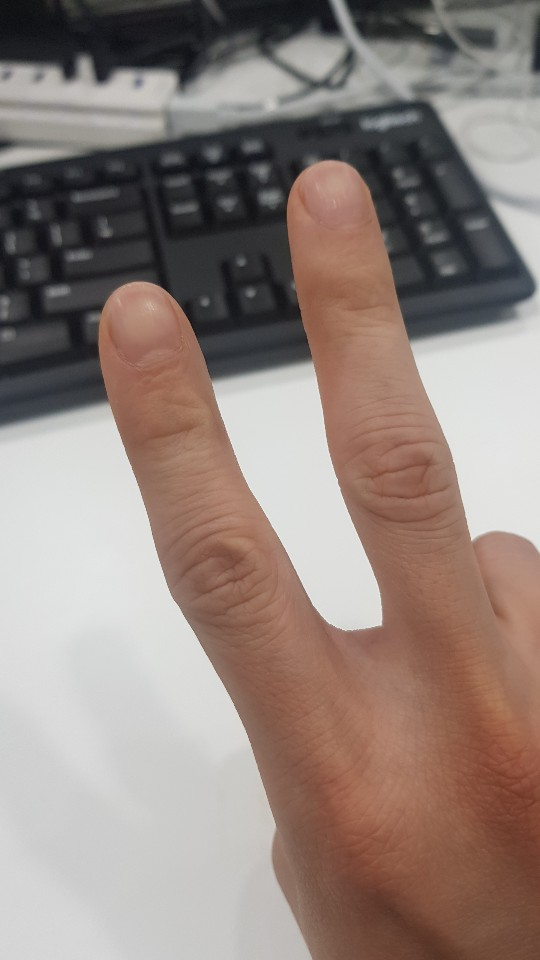
#> input picture sample/hand/0000.jpg, 540 x 960 px
$ python tps.py
#> lines starting #> are read from the running program, lines starting #| are printed output that depends on the picture; after the words box and inside, x2 and y2 are one past the last pixel; in counts of white or black regions, pixels touching at a corner belong together; pictures that were not available may be replaced by others from this repository, and a replacement may not be noted
import os
import cv2
import numpy as np

def overlapMask(output_fg):
    output_fg_mask = output_fg.copy()
    output_fg_mask[np.where((output_fg_mask != [0, 0, 0]).all(axis=2))] = (255, 255, 255)
    output_fg_mask = cv2.cvtColor(output_fg_mask, cv2.COLOR_BGR2GRAY)

    kernel = np.ones((5, 5), np.uint8)
    output_fg_mask = cv2.erode(output_fg_mask, kernel, iterations=1)
    output_fg = cv2.bitwise_and(output_fg, output_fg, mask=output_fg_mask)

    output_bg_mask = cv2.bitwise_not(output_fg_mask)
    output_bg = cv2.bitwise_and(hand, hand, mask=output_bg_mask)

    return output_fg + output_bg


idx = 0

hand = cv2.imread('sample/hand/0000.jpg', 1)
#> hand is the input picture: shape (960, 540, 3); mean B, G, R 124.7, 131.2, 146.2
nail_texture = cv2.imread('resource/designs/d_28.png', 1)
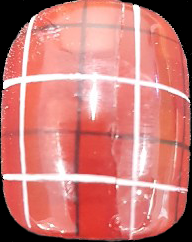
#> input picture resource/designs/d_28.png, 192 x 242 px
#> nail_texture is the input picture: shape (242, 192, 3); mean B, G, R 118, 122.8, 202.1

while 1:

    texture_dir = 'sample/textures'
    texture_names = os.listdir('sample/textures')


    texture = cv2.imread(os.path.join(texture_dir, texture_names[idx]), 1) # bgr


    height, width = texture.shape[:2]
#> height = 960; width = 540
    tps = cv2.createThinPlateSplineShapeTransformer()

    x = width - 1
#> x = 539
    x_middle = int(width/2)
#> x_middle = 270

    dx_middle = 20

    y = height - 1
#> y = 959
    y_middle = int(height/2)
#> y_middle = 480

    dx = 20
    dy = 60

    # sourceShape = np.array ([[0, 0],  [120, 0],  [135, 0], [150, 0], [270, 0],d
    #                          [0, 521], [120, 521],  [135, 521], [150, 521], [270, 521]], np. float32)
    #
    # targetShape = np.array ([[-30, -30],  [120, 0],  [135, 0], [150, 0],   [300, -30],
    #                         [-30, 551],  [120, 521], [135, 521], [150, 521],   [300, 551]], np. float32)

    sourceShape = np.array ([[0, 0], [x_middle-(dx_middle+50), 0], [x_middle-dx_middle, 0],  [x_middle, 0], [x_middle+dx_middle, 0], [x_middle+(dx_middle+50), 0], [x, 0],

                             [0, y_middle+30], [0, y_middle-30], [x, y_middle-30], [x, y_middle+30],

                             [0, y_middle + 100], [0, y_middle - 100], [x, y_middle - 100], [x, y_middle + 100],

                             # [0, y_middle + 150], [0, y_middle - 150], [x, y_middle - 150], [x, y_middle + 150],

                             [0, y], [x_middle-(dx_middle+50), y], [x_middle-dx_middle, y],  [x_middle, y], [x_middle+dx_middle, y], [x_middle+(dx_middle+50), y], [x, y]], np. float32)

    targetShape = np.array ([[0-dx, 0-dy], [x_middle-(dx_middle+50), -17],  [x_middle-dx_middle, 0],
                             [x_middle, 0],
                             [x_middle+dx_middle, 0],   [x_middle+(dx_middle+50), -17],  [x+dx, -dy],

                             [-3, y_middle + 30], [-3, y_middle - 30], [x+3, y_middle - 30], [x+3, y_middle + 30],
                             [-6, y_middle + 100], [-6, y_middle - 100], [x+6, y_middle - 100], [x+6, y_middle + 100],
                             # [-6, y_middle + 150], [-6, y_middle - 150], [x+6, y_middle - 150], [x+6, y_middle + 150],

                            [0-dx, y+dy],  [x_middle-(dx_middle+50), y+17],  [x_middle-dx_middle, y],
                             [x_middle, y],
                             [x_middle+dx_middle, y], [x_middle+(dx_middle+50), y+17],  [x+dx, y+dy]], np. float32)


    sourceShape = sourceShape.reshape(1, -1, 2)
    targetShape = targetShape.reshape(1, -1, 2)
    matches = list()
    for i in range(sourceShape.size):
        matches.append(cv2.DMatch (i,i,0))
#> after the loop, matches = 44 matches
    tps.estimateTransformation (sourceShape, targetShape, matches)
    tps.applyTransformation (sourceShape)
    out_img = tps.warpImage(texture)
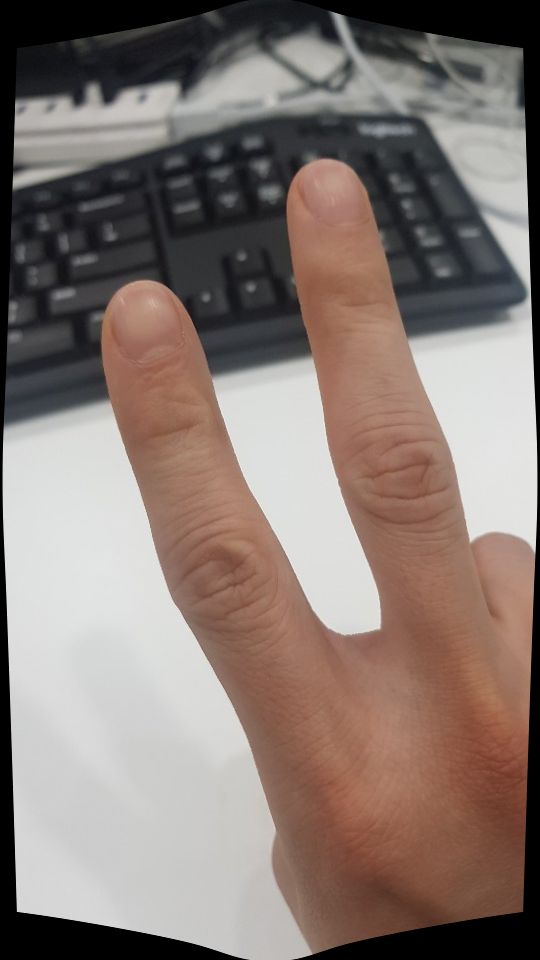
#> out_img: shape (960, 540, 3); mean B, G, R 114.5, 120.6, 134.6

    # [11 lines of commented-out code are left out]


    t_height, t_width = nail_texture.shape[:2]
#> t_height = 242; t_width = 192

    t_x = t_width - 1
#> t_x = 191
    t_y = t_height - 1
#> t_y = 241

    cv2.circle(nail_texture, (int(t_x/2), 0), 3, (0, 0, 255), -1)
#> nail_texture: shape (242, 192, 3); 0.04% of pixels changed, all inside (x1, y1, x2, y2) = (92, 0, 99, 4)
    cv2.circle(nail_texture, (3, 80), 3, (0, 0, 255), -1)
#> nail_texture: shape (242, 192, 3); mean B, G, R 117.9, 122.7, 202.1
    cv2.circle(nail_texture, (18, t_y-1-18), 3, (0, 0, 255), -1)
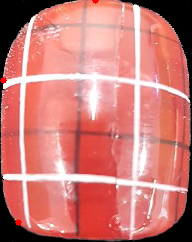
#> nail_texture: shape (242, 192, 3); mean B, G, R 117.9, 122.6, 202.2
    cv2.circle(nail_texture, (t_x-1-18, t_y-1-18), 3, (0, 0, 255), -1)
#> nail_texture: shape (242, 192, 3); 0.06% of pixels changed, all inside (x1, y1, x2, y2) = (169, 219, 176, 226)
    cv2.circle(nail_texture, (t_x-3, 80), 3, (0, 0, 255), -1)
#> nail_texture: shape (242, 192, 3); mean B, G, R 117.8, 122.5, 202.3

    cv2.imshow("nail_texture", nail_texture)

    src_pts = np.float32([[int(t_x/2), 0], [27, 27], [18, t_y-1-18], [t_x-1-18, t_y-1-18], [t_x-27, 27]])
    dst_pts = np.float32([[330, 160], [298, 190], [319, 224], [368, 220], [364, 183]])
    dst_pts_2 = np.float32([[130, 285], [108, 320], [123, 360], [179, 350], [169, 298]])


    M, mask = cv2.findHomography(src_pts, dst_pts)
#> mask = [0, 0, 0, 0, 0]
    M_2, mask_2 = cv2.findHomography(src_pts, dst_pts_2)

    im_out = cv2.warpPerspective(nail_texture, M, (hand.shape[1], hand.shape[0]))
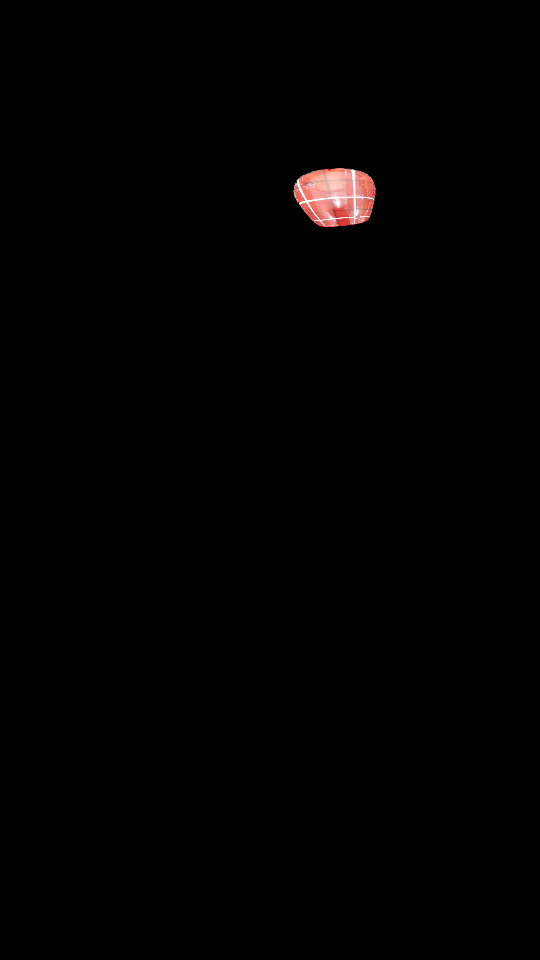
#> im_out: shape (960, 540, 3); mean B, G, R 1.1, 1.1, 1.8
    im_out_2 = cv2.warpPerspective(nail_texture, M_2, (hand.shape[1], hand.shape[0]))
    homograophy_output_fg = im_out + im_out_2


    M_affine = cv2.getAffineTransform(src_pts[1:4], dst_pts[1:4])
    M_affine_2 = cv2.getAffineTransform(src_pts[1:4], dst_pts_2[1:4])

    affine_im_out = cv2.warpAffine(nail_texture, M_affine, (hand.shape[1], hand.shape[0]))
    affine_im_out_2 = cv2.warpAffine(nail_texture, M_affine_2, (hand.shape[1], hand.shape[0]))
    affine_output_fg = affine_im_out + affine_im_out_2


    homography_output = overlapMask(homograophy_output_fg)
#> in overlapMask, `output_fg_mask[np.where((output_fg_mask != [0, 0, 0]).all(axis=2))] = ..`:
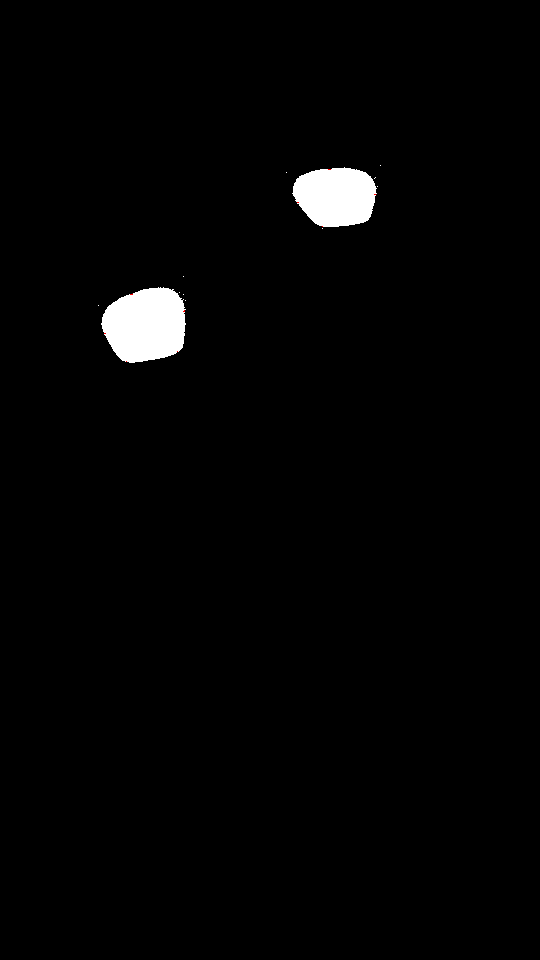
#> output_fg_mask: shape (960, 540, 3); mean B, G, R 4.4, 4.4, 4.5
#> in overlapMask, `output_bg_mask = cv2.bitwise_not(output_fg_mask)`:
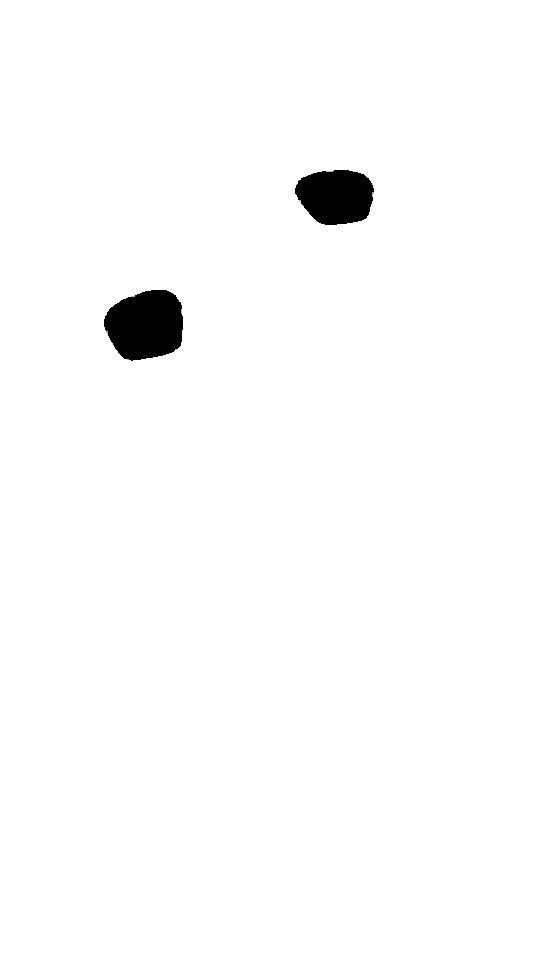
#> output_bg_mask: shape (960, 540); min 0, max 255, mean 251.1
    affine_output = overlapMask(affine_output_fg)
#> in overlapMask (call 2), `output_fg_mask[np.where((output_fg_mask != [0, 0, 0]).all(axis=2))] = ..`:
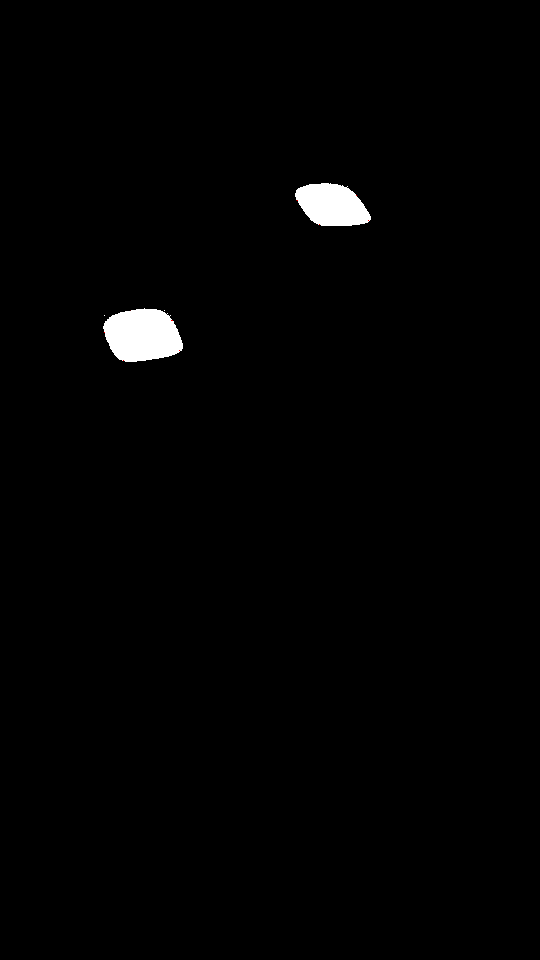
#> output_fg_mask: shape (960, 540, 3); mean B, G, R 2.8, 2.8, 2.8


    # [24 lines of commented-out code are left out]

    cv2.imshow("hand", hand)

    cv2.imshow("homography_output", homography_output)
    cv2.imshow("affine_output", affine_output)
    # [22 lines of commented-out code are left out]

    k = cv2.waitKey(0)
#> (key Esc is pressed here)
    if k == 27:
        break

    elif k == ord('v'):
        idx += 1
    elif k == ord('c'):
        idx -= 1

    if idx < 0:
        idx = len(texture_names) - 1
    if idx >= len(texture_names):
        idx = 0

cv2.destroyAllWindows()
